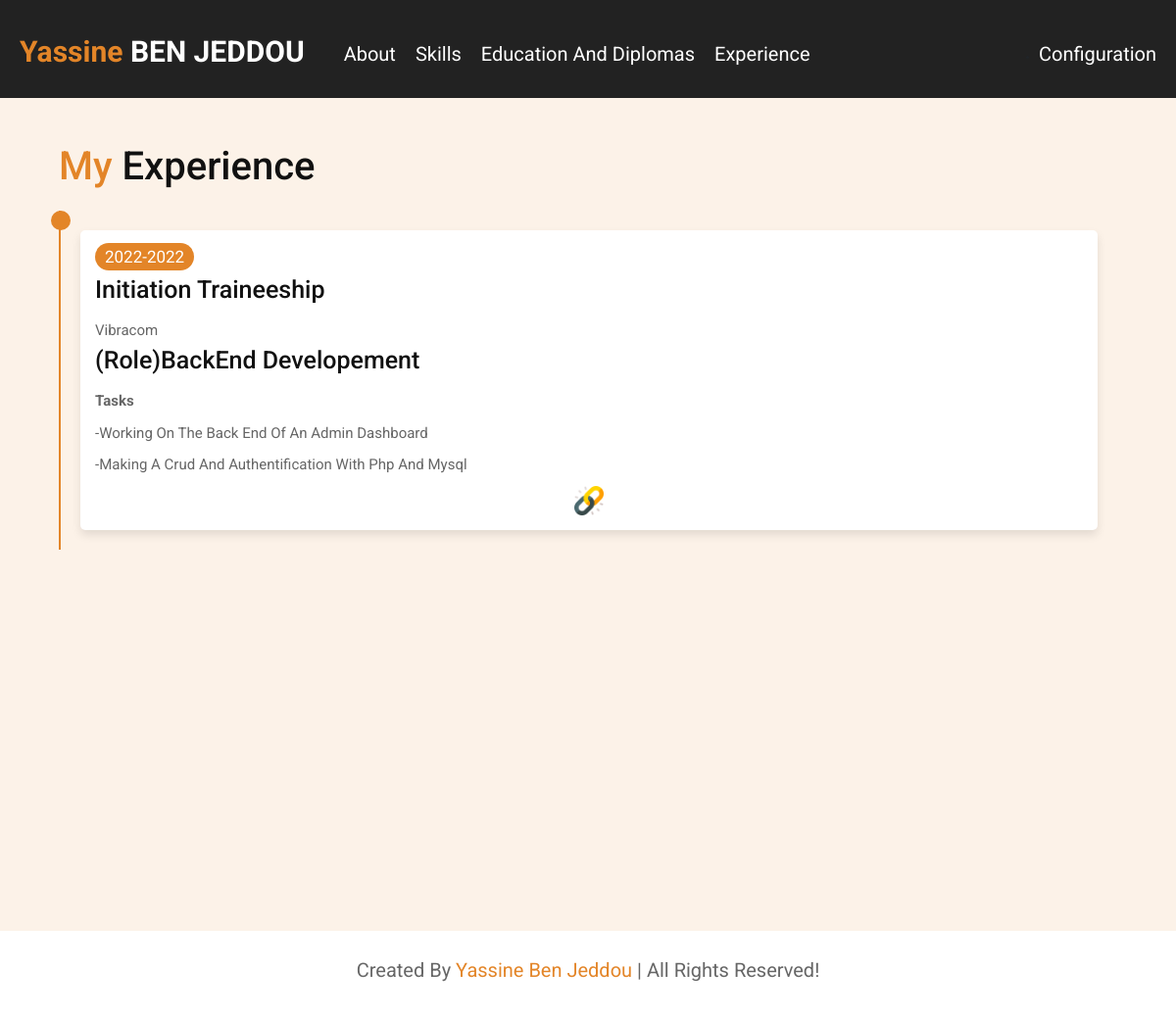
Page /cv/experience/ on the committed database.
### cv/models.py (models this page shows, shortened)
class Experience(models.Model):
    libelle = models.CharField(max_length=100)
    post=models.CharField(max_length=20)
    location=models.CharField(max_length=20)
    tasks=models.TextField()
    beginDate=models.IntegerField()
    endDate=models.IntegerField()

### cv/views.py (the view)
# urls.py: path('experience/', views.experience, name='experience'),
def experience(request):
    template = loader.get_template('experience.html')
    experience=Experience.objects.all().order_by('beginDate').values()
    context = {
        'firstName': 'Yassine',
        'lastName': 'ben jeddou',
        'experience':experience
    }
    return HttpResponse(template.render(context, request))

### cv/templates/experience.html (shortened to what this page needs)
{% load static %}
<!DOCTYPE html>
<html lang="en">
<head>
    <link rel="stylesheet" href="{% static 'css/all.css' %}  ">
    <link rel="stylesheet" href="{% static 'css/bootstrap.css' %}">
    <link rel="stylesheet" href="{% static 'css/style.css' %}">
    <link rel="stylesheet" href="{% static 'css/animate.min.css' %}">
</head>
<body>
{% include "navBar.html" %}
<section class="experience" id="experience" >
    <h1><span>My </span>experience</h1>
    <div class="experience_contaent">
        {% for e in experience %}
        <div class="box">
            <div class="content">
                <span>{{e.beginDate}}-{{e.endDate}}</span>
                <h3>{{e.libelle}}</h3>
                <p>{{e.location}}</p>
                <h3>(role){{e.post}}</h3>
                <p><b>Tasks</b></p>
                <p>{{e.tasks|linebreaks}}</p>
                <div class="see-certificate"><a href="#"><img src="{% static 'all-img/link.png' %}"  alt="" title="see demo"></a></div>
            </div>
        </div>
      {% endfor %}
    </div>
</section>
{% include 'footer.html' %}
</body>
</html>

### cv/static/css/style.css (style rules this page uses)
:root { --main-color:#e38528; --white-color: #fff; }
* { font-family: 'Roboto', sans-serif; margin:0; padding:0; box-sizing: border-box; outline: none; border:none; text-transform: capitalize; transition: all .2s linear; line-height: 1.5; }
html { font-size: 62.5%; overflow-x: hidden; scroll-behavior: smooth; }
body { background: #fcf2e8; padding-left: 30rem; }
section { padding:1rem 5%; min-height: 100vh; }
h1 { font-size: 4rem; padding-bottom: 1rem; color:#111; }
h1 span { color: var(--main-color); }
.experience { margin-top: 70px; }
.experience_contaent { display: flex; flex-wrap: wrap; }
.experience_contaent .box { position: relative; flex: 1 1 33rem; padding: 2rem ; border-left: .2rem solid var(--main-color); }
.experience_contaent .box::before { content: ''; position: absolute; top: 0; left: -1rem; height:2rem; width:2rem; border-radius: 50%; background:var(--main-color); }
.experience_contaent .box .content { background: var(--white-color); padding: 1.5rem; box-shadow: 0 .5rem 1rem rgba(0,0,0,.1); border-radius: .5rem; }
.experience_contaent .box .content span { color:var(--white-color); font-size: 1.7rem; background:var(--main-color); border-radius: 50rem; padding:.4rem 1rem; }
.experience_contaent .box .content p { margin-bottom: 0px; margin-top: 10px; }
.experience_contaent .box h3 { font-size: 2.5rem; padding:.5rem 0; color:#111; }
.experience_contaent .box p { font-size: 1.5rem; color:#666; }
@media (min-width:1050px) { .experience { margin-top: 130px; } }
@media (min-width:1050px) { body { padding-left: 0px!important; } }
.see-certificate { text-align: center; }
.see-certificate img { height: 30px; width: 30px; }

### rows in the picture
Experience: beginDate "2022", endDate "2022", libelle "Initiation Traineeship", location "Vibracom", post "BackEnd Developement", tasks "-Working On The Back End Of An Admin Dashboard -Making A Crud And Authentification With Php And Mysql"

### other values in the picture
{{ firstName }} "Yassine"
{{ lastName }} "BEN JEDDOU"
{{ lastName }} "Ben Jeddou"
